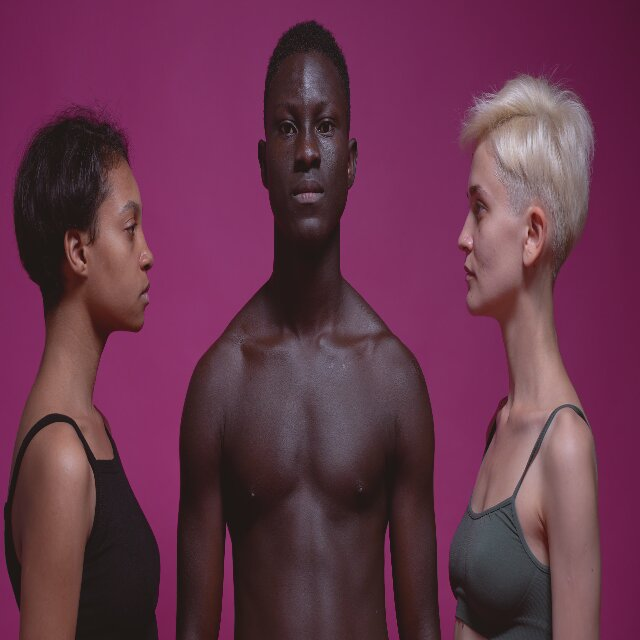
//> input picture test1/frames/frame_00019.jpg, 640 x 640 px; its folder holds only this picture in this run
$ ./main   (built with g++ and OpenCV 4)
//> lines starting //> are read from the running program, lines starting //| are printed output that depends on the picture
#include <opencv2/opencv.hpp>
#include <opencv2/objdetect.hpp>
#include <opencv2/imgproc.hpp>
#include <opencv2/highgui.hpp>
#include <iostream>
#include <string>
#include <vector>
#include <algorithm>
#include <filesystem>
#include <iomanip>
#include <sstream>

namespace fs = std::filesystem;

struct Config {
    std::string framesDir   = "frames";
    std::string outputDir   = "output";
    std::string frontalPath = "data/haarcascade_frontalface_default.xml";
    std::string profilePath = "data/haarcascade_profileface.xml";

    // Tighter detection — reduces false positives
    double scaleFactor    = 1.1;
    int    minNeighbors   = 6;    // raised from 4 → fewer false positives
    int    minFaceSize    = 40;   // raised from 20 → ignore tiny false detections
    int    maxFaceSize    = 500;
    int    maxFacesPerFrame = 3;  // hard cap matching your video

    // Quality filters
    double blurThreshold  = 80.0;
    double nmsIOUThreshold = 0.25; // tighter NMS

    int paddingPercent    = 10;

    // Only try 3 angles instead of 5 — reduces false rotation detections
    std::vector<int> rotationAngles = {0, -20, 20};
};

std::vector<fs::path> getJpegFiles(const std::string& dir) {
//> called with dir = "frames"
    std::vector<fs::path> files;
    if (!fs::exists(dir)) return files;
    for (const auto& entry : fs::directory_iterator(dir)) {
        std::string ext = entry.path().extension().string();
        std::transform(ext.begin(), ext.end(), ext.begin(), ::tolower);
        if (ext == ".jpg" || ext == ".jpeg")
            files.push_back(entry.path());
    }
    std::sort(files.begin(), files.end());
    return files;
}

double computeBlurScore(const cv::Mat& gray) {
    cv::Mat lap;
    cv::Laplacian(gray, lap, CV_64F);
    cv::Scalar mean, stddev;
    cv::meanStdDev(lap, mean, stddev);
    return stddev[0] * stddev[0];
}

cv::Mat applyCLAHE(const cv::Mat& gray) {
    auto clahe = cv::createCLAHE(2.0, cv::Size(8, 8));
    cv::Mat enhanced;
    clahe->apply(gray, enhanced);
    return enhanced;
}

double computeIoU(const cv::Rect& a, const cv::Rect& b) {
    cv::Rect intersection = a & b;
    if (intersection.area() == 0) return 0.0;
    double unionArea = a.area() + b.area() - intersection.area();
    return (double)intersection.area() / unionArea;
}

std::vector<cv::Rect> applyNMS(std::vector<cv::Rect> rects, double iouThresh) {
    std::sort(rects.begin(), rects.end(), [](const cv::Rect& a, const cv::Rect& b) {
        return a.area() > b.area();
    });
    std::vector<bool> suppressed(rects.size(), false);
    std::vector<cv::Rect> result;
    for (size_t i = 0; i < rects.size(); i++) {
        if (suppressed[i]) continue;
        result.push_back(rects[i]);
        for (size_t j = i + 1; j < rects.size(); j++) {
            if (!suppressed[j] && computeIoU(rects[i], rects[j]) > iouThresh)
                suppressed[j] = true;
        }
    }
    return result;
}

cv::Mat rotateImage(const cv::Mat& src, double angle) {
    if (angle == 0) return src;
    cv::Point2f center(src.cols / 2.0f, src.rows / 2.0f);
    cv::Mat rot = cv::getRotationMatrix2D(center, angle, 1.0);
    cv::Mat dst;
    cv::warpAffine(src, dst, rot, src.size(), cv::INTER_LINEAR,
                   cv::BORDER_CONSTANT, cv::Scalar(128));
    return dst;
}

cv::Rect rotateRect(const cv::Rect& r, double angle, cv::Size imgSize) {
    if (angle == 0) return r;
    cv::Point2f center(imgSize.width / 2.0f, imgSize.height / 2.0f);
    cv::Mat rot = cv::getRotationMatrix2D(center, -angle, 1.0);
    std::vector<cv::Point2f> corners = {
        {(float)r.x,            (float)r.y},
        {(float)(r.x+r.width),  (float)r.y},
        {(float)r.x,            (float)(r.y+r.height)},
        {(float)(r.x+r.width),  (float)(r.y+r.height)}
    };
    std::vector<cv::Point2f> transformed;
    cv::transform(corners, transformed, rot);
    float minX = std::min({transformed[0].x,transformed[1].x,transformed[2].x,transformed[3].x});
    float minY = std::min({transformed[0].y,transformed[1].y,transformed[2].y,transformed[3].y});
    float maxX = std::max({transformed[0].x,transformed[1].x,transformed[2].x,transformed[3].x});
    float maxY = std::max({transformed[0].y,transformed[1].y,transformed[2].y,transformed[3].y});
    return cv::Rect((int)minX,(int)minY,(int)(maxX-minX),(int)(maxY-minY));
}

cv::Rect safePaddedRect(const cv::Rect& face, int padPct, int imgW, int imgH) {
    int px = (int)(face.width  * padPct / 100.0);
    int py = (int)(face.height * padPct / 100.0);
    int x  = std::max(0, face.x - px);
    int y  = std::max(0, face.y - py);
    int w  = std::min(imgW - x, face.width  + 2 * px);
    int h  = std::min(imgH - y, face.height + 2 * py);
    return cv::Rect(x, y, w, h);
}

// Confidence score = area * neighbors proxy (larger face = more confident)
std::vector<cv::Rect> keepTopN(std::vector<cv::Rect> rects, int n) {
    if ((int)rects.size() <= n) return rects;
    // Sort by area descending — larger detections = more confident
    std::sort(rects.begin(), rects.end(), [](const cv::Rect& a, const cv::Rect& b) {
        return a.area() > b.area();
    });
    rects.resize(n);
    return rects;
}

std::vector<cv::Rect> detectAllFaces(
    const cv::Mat& gray,
    cv::CascadeClassifier& frontal,
    cv::CascadeClassifier& profile,
    const Config& cfg)
{
    std::vector<cv::Rect> allFaces;

    for (int angle : cfg.rotationAngles) {
        cv::Mat rotGray  = rotateImage(gray, angle);
        cv::Mat enhanced = applyCLAHE(rotGray);

        // Frontal
        std::vector<cv::Rect> frontalFaces;
        frontal.detectMultiScale(enhanced, frontalFaces,
            cfg.scaleFactor, cfg.minNeighbors, 0,
            cv::Size(cfg.minFaceSize, cfg.minFaceSize),
            cv::Size(cfg.maxFaceSize, cfg.maxFaceSize));

        // Left profile
        std::vector<cv::Rect> leftProfile;
        profile.detectMultiScale(enhanced, leftProfile,
            cfg.scaleFactor, cfg.minNeighbors, 0,
            cv::Size(cfg.minFaceSize, cfg.minFaceSize),
            cv::Size(cfg.maxFaceSize, cfg.maxFaceSize));

        // Right profile (flip)
        cv::Mat flipped;
        cv::flip(enhanced, flipped, 1);
        std::vector<cv::Rect> rightProfile;
        profile.detectMultiScale(flipped, rightProfile,
            cfg.scaleFactor, cfg.minNeighbors, 0,
            cv::Size(cfg.minFaceSize, cfg.minFaceSize),
            cv::Size(cfg.maxFaceSize, cfg.maxFaceSize));

        for (auto& r : rightProfile)
            r.x = gray.cols - r.x - r.width;

        for (auto& r : frontalFaces) allFaces.push_back(rotateRect(r, angle, gray.size()));
        for (auto& r : leftProfile)  allFaces.push_back(rotateRect(r, angle, gray.size()));
        for (auto& r : rightProfile) allFaces.push_back(rotateRect(r, angle, gray.size()));
    }

    // NMS to remove overlaps
    allFaces = applyNMS(allFaces, cfg.nmsIOUThreshold);

    // Remove out-of-bounds
    std::vector<cv::Rect> valid;
    cv::Rect imgBounds(0, 0, gray.cols, gray.rows);
    for (const auto& r : allFaces) {
        cv::Rect clamped = r & imgBounds;
        if (clamped.width  > cfg.minFaceSize &&
            clamped.height > cfg.minFaceSize)
            valid.push_back(clamped);
    }

    // Hard cap: keep only top N by face area
    valid = keepTopN(valid, cfg.maxFacesPerFrame);

    return valid;
}

int main(int argc, char* argv[]) {
    Config cfg;
    if (argc > 1) cfg.framesDir   = argv[1];
    if (argc > 2) cfg.outputDir   = argv[2];
    if (argc > 3) cfg.frontalPath = argv[3];
    if (argc > 4) cfg.profilePath = argv[4];

    std::cout << "========================================\n";
    std::cout << "   Production Face Detection App\n";
    std::cout << "   Max faces per frame: " << cfg.maxFacesPerFrame << "\n";
    std::cout << "========================================\n";

    cv::CascadeClassifier frontalCascade, profileCascade;
    if (!frontalCascade.load(cfg.frontalPath)) {
        std::cerr << "[ERROR] Frontal cascade not found\n"; return -1;
    }
    if (!profileCascade.load(cfg.profilePath)) {
        std::cerr << "[ERROR] Profile cascade not found\n"; return -1;
    }
    std::cout << "[OK] Cascades loaded\n";

    auto frameFiles = getJpegFiles(cfg.framesDir);
    if (frameFiles.empty()) {
        std::cerr << "[ERROR] No frames in: " << cfg.framesDir << "\n"; return -1;
    }
    std::cout << "[OK] Found " << frameFiles.size() << " frames\n";
    fs::create_directories(cfg.outputDir);

    int totalFrames=0, skippedBlurry=0, skippedCorrupt=0;
    int framesWithFaces=0, totalFaces=0;

    for (const auto& framePath : frameFiles) {
        totalFrames++;

        cv::Mat img = cv::imread(framePath.string());
//> img is the input picture: 640 rows x 640 cols, CV_8UC3; mean B, G, R 75.6, 52.7, 102.6
        if (img.empty()) {
            std::cerr << "[WARN] Corrupt frame: " << framePath.filename() << "\n";
            skippedCorrupt++;
            continue;
        }

        cv::Mat gray;
        cv::cvtColor(img, gray, cv::COLOR_BGR2GRAY);
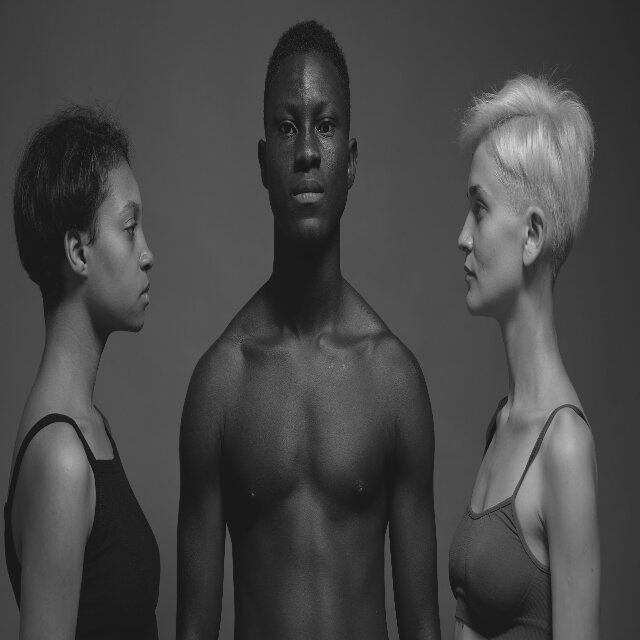
//> gray: 640 rows x 640 cols, CV_8UC1; min 11, max 214, mean 70.2

        double blurScore = computeBlurScore(gray);
//> in computeBlurScore, `cv::Laplacian(gray, lap, CV_64F);`:
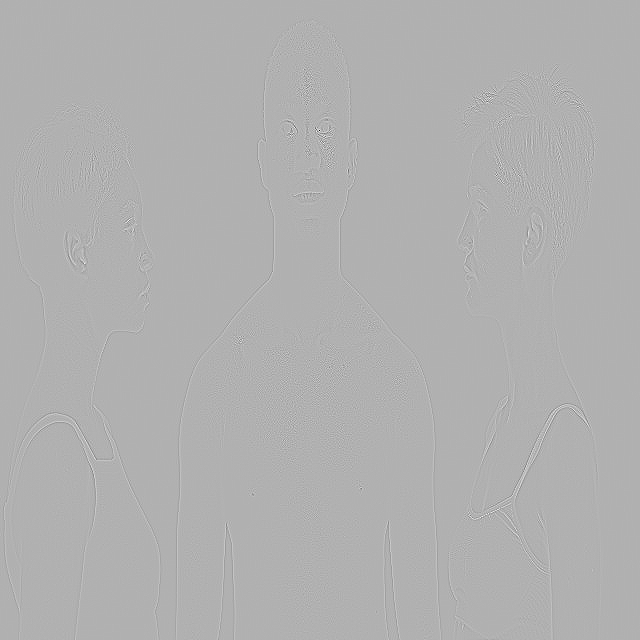
//> lap: 640 rows x 640 cols, CV_64FC1; min -476, max 210, mean 0; drawn with min black and max white
//> in computeBlurScore, `cv::meanStdDev(lap, mean, stddev);`: mean = Scalar(-0.000591); stddev = Scalar(12.09)
//> blurScore = 146.1
        if (blurScore < cfg.blurThreshold) {
            std::cout << "[Frame " << std::setw(5) << totalFrames << "] "
                      << framePath.filename().string()
                      << " -> SKIPPED (blurry: " << std::fixed
                      << std::setprecision(1) << blurScore << ")\n";
            skippedBlurry++;
            continue;
        }

        std::vector<cv::Rect> faces = detectAllFaces(gray, frontalCascade,
                                                      profileCascade, cfg);
//> the loop in detectAllFaces, `for (int angle : cfg.rotationAngles)` made 3 passes
//> rightProfile on pass 1: 1 Rect (x, y, width, height): [463, 189, 109, 109]
//> pass 1, in applyCLAHE, `clahe->apply(gray, enhanced);`:
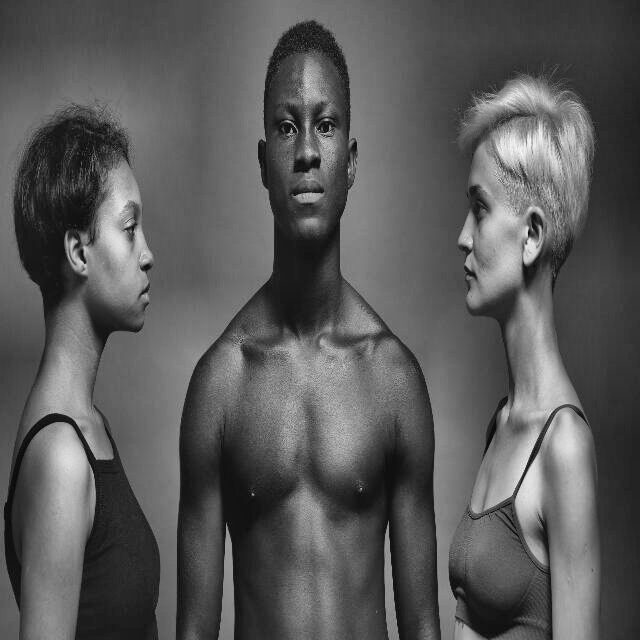
//> enhanced: 640 rows x 640 cols, CV_8UC1; min 5, max 244, mean 89.7
//> pass 1, in detectAllFaces, `cv::flip(enhanced, flipped, 1);`:
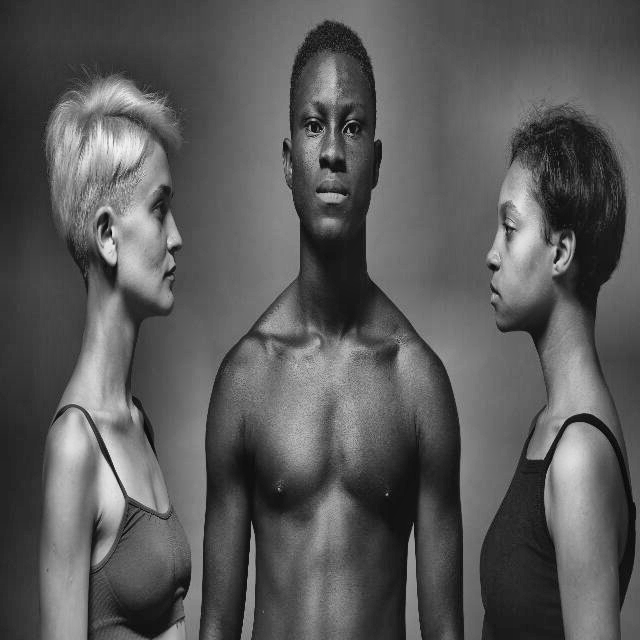
//> flipped: 640 rows x 640 cols, CV_8UC1; min 5, max 244, mean 89.7
//> pass 2, in applyCLAHE (call 2), `clahe->apply(gray, enhanced);`:
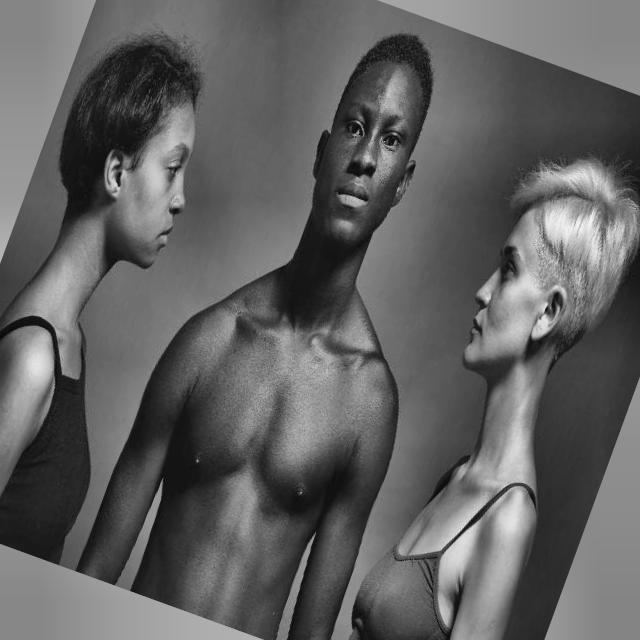
//> enhanced: 640 rows x 640 cols, CV_8UC1; min 8, max 243, mean 96.8
//> after the loop in detectAllFaces, `for (int angle : cfg.rotationAngles)`: allFaces = 4 Rects (x, y, width, height): [254, 84, 109, 109], [454, 66, 158, 158], [68, 189, 109, 109], [199, -28, 324, 324]
//> in applyNMS, `std::sort(rects.begin(), rects.end(), [](const cv::Rect& a, const cv::..`: rects = 4 Rects (x, y, width, height): [199, -28, 324, 324], [454, 66, 158, 158], [254, 84, 109, 109], [68, 189, 109, 109]
//> the loop in applyNMS, `for (size_t i = 0; i < rects.size(); i++)` made 4 passes
//> in detectAllFaces, `allFaces = applyNMS(allFaces, cfg.nmsIOUThreshold);`: allFaces has the same summary as rects in applyNMS
//> the loop in detectAllFaces, `for (const auto& r : allFaces)` made 4 passes
//> in keepTopN, `rects.resize(n);`: rects = 3 Rects (x, y, width, height): [199, 0, 324, 296], [454, 66, 158, 158], [254, 84, 109, 109]
//> in detectAllFaces, `valid = keepTopN(valid, cfg.maxFacesPerFrame);`: valid has the same summary as rects in keepTopN
//> faces has the same summary as rects in keepTopN

        std::cout << "[Frame " << std::setw(5) << totalFrames << "] "
                  << framePath.filename().string()
                  << " -> " << faces.size() << " face(s)"
                  << " [blur:" << std::fixed << std::setprecision(0)
                  << blurScore << "]";
//| [Frame     1] frame_00019.jpg -> 3 face(s) [blur:146]

        if (faces.empty()) { std::cout << "\n"; continue; }

        framesWithFaces++;
        std::string frameFolder = cfg.outputDir + "/frame_" +
                                  std::to_string(totalFrames);
//> frameFolder = "output/frame_1"
        fs::create_directories(frameFolder);

        int faceNum = 1;
        for (const auto& faceRect : faces) {
            cv::Rect padded = safePaddedRect(faceRect, cfg.paddingPercent,
                                             img.cols, img.rows);
            if (padded.width <= 0 || padded.height <= 0) continue;

            cv::Mat faceROI = img(padded);
            std::string outPath = frameFolder + "/face_" +
                                  std::to_string(faceNum) + ".jpg";
            try {
                if (cv::imwrite(outPath, faceROI, {cv::IMWRITE_JPEG_QUALITY, 95}))
                { faceNum++; totalFaces++; }
                else
                    std::cerr << "[WARN] Failed to write: " << outPath << "\n";
            } catch (const cv::Exception& e) {
                std::cerr << "[ERROR] imwrite: " << e.what() << "\n";
            }
        }
//> this loop made 3 passes
//> (faceRect, px in safePaddedRect, py in safePaddedRect, x in safePaddedRect, y in safePaddedRect, w in safePaddedRect, h in safePaddedRect, outPath) on passes 1 to 3: (Rect(199, 0, 324, 296), 32, 29, 167, 0, 388, 354, "output/frame_1/face_1.jpg"), (Rect(454, 66, 158, 158), 15, 15, 439, 51, 188, 188, "output/frame_1/face_2.jpg"), (Rect(254, 84, 109, 109), 10, 10, 244, 74, 129, 129, "output/frame_1/face_3.jpg")
//> pass 1, `cv::Mat faceROI = img(padded);`:
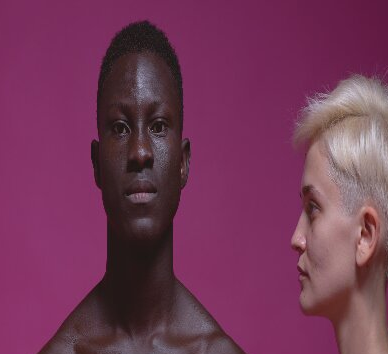
//> faceROI: 354 rows x 388 cols, CV_8UC3; mean B, G, R 87.1, 55.8, 115
//> pass 3, `cv::Mat faceROI = img(padded);`:
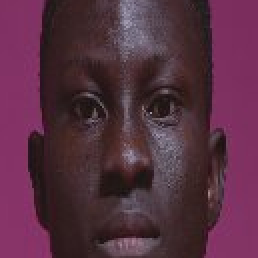
//> faceROI: 129 rows x 129 cols, CV_8UC3 (shown 2 times larger); mean B, G, R 65.8, 47.2, 86.6
//> after the loop, faceNum = 4; totalFaces = 3
        std::cout << " -> Saved " << (faceNum-1)
                  << " crops to " << frameFolder << "\n";
//|  -> Saved 3 crops to output/frame_1
    }

    std::cout << "\n========================================\n";
    std::cout << "           PROCESSING COMPLETE\n";
    std::cout << "========================================\n";
    std::cout << "Total frames        : " << totalFrames    << "\n";
    std::cout << "Skipped (corrupt)   : " << skippedCorrupt << "\n";
    std::cout << "Skipped (blurry)    : " << skippedBlurry  << "\n";
    std::cout << "Frames with faces   : " << framesWithFaces << "\n";
    std::cout << "Total faces saved   : " << totalFaces      << "\n";
//| Total faces saved   : 3
    std::cout << "Output directory    : " << cfg.outputDir   << "\n";
//| Output directory    : output
    std::cout << "========================================\n";
    return 0;
}

$ run again, on test1/frames/frame_00077.jpg
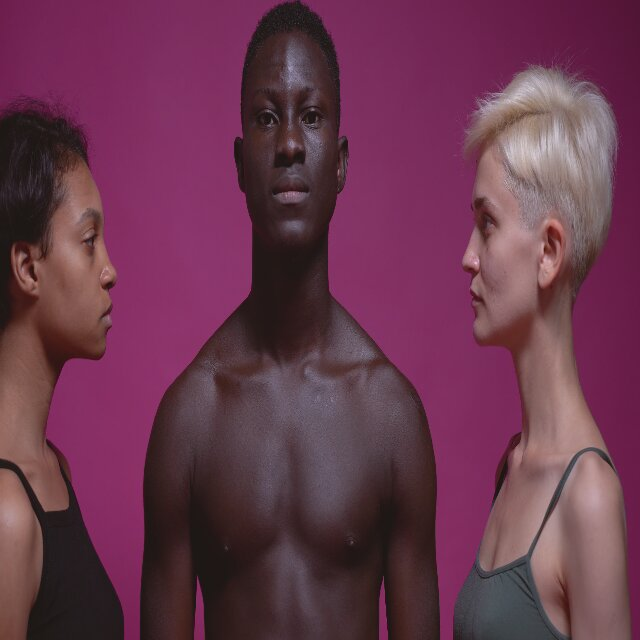
//> input picture test1/frames/frame_00077.jpg, 640 x 640 px
//> img is the input picture: 640 rows x 640 cols, CV_8UC3; mean B, G, R 78.2, 55.9, 105
//> mean = Scalar(0.000654); stddev = Scalar(10.1)
//> blurScore = 102
//> the loop in detectAllFaces, `for (int angle : cfg.rotationAngles)` made 3 passes
//> rightProfile on pass 1: 1 Rect (x, y, width, height): [495, 193, 124, 124]
//> pass 1, in detectAllFaces, `cv::flip(enhanced, flipped, 1);`:
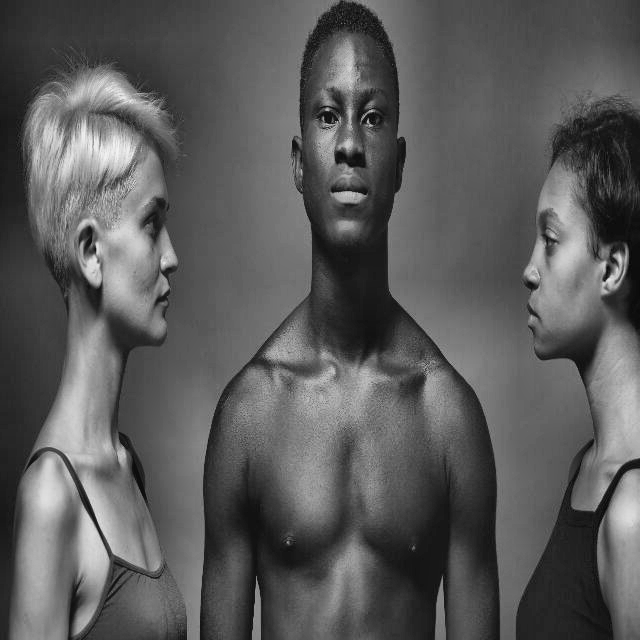
//> flipped: 640 rows x 640 cols, CV_8UC1; min 6, max 244, mean 90.6
//> after the loop in detectAllFaces, `for (int angle : cfg.rotationAngles)`: allFaces = 4 Rects (x, y, width, height): [496, 426, 117, 117], [225, 66, 131, 131], [462, 57, 171, 171], [21, 193, 124, 124]
//> in applyNMS, `std::sort(rects.begin(), rects.end(), [](const cv::Rect& a, const cv::..`: rects = 4 Rects (x, y, width, height): [462, 57, 171, 171], [225, 66, 131, 131], [21, 193, 124, 124], [496, 426, 117, 117]
//> the loop in applyNMS, `for (size_t i = 0; i < rects.size(); i++)` made 4 passes
//> in detectAllFaces, `allFaces = applyNMS(allFaces, cfg.nmsIOUThreshold);`: allFaces has the same summary as rects in applyNMS
//> the loop in detectAllFaces, `for (const auto& r : allFaces)` made 4 passes
//> in keepTopN, `rects.resize(n);`: rects = 3 Rects (x, y, width, height): [462, 57, 171, 171], [225, 66, 131, 131], [21, 193, 124, 124]
//> valid has the same summary as rects in keepTopN
//> faces has the same summary as rects in keepTopN
//| [Frame     1] frame_00077.jpg -> 3 face(s) [blur:102]
//> frameFolder = "output/frame_1"
//> the loop `for (const auto& faceRect : faces)` made 3 passes
//> (faceRect, px in safePaddedRect, py in safePaddedRect, x in safePaddedRect, y in safePaddedRect, w in safePaddedRect, h in safePaddedRect, outPath) on passes 1 to 3: (Rect(462, 57, 171, 171), 17, 17, 445, 40, 195, 205, "output/frame_1/face_1.jpg"), (Rect(225, 66, 131, 131), 13, 13, 212, 53, 157, 157, "output/frame_1/face_2.jpg"), (Rect(21, 193, 124, 124), 12, 12, 9, 181, 148, 148, "output/frame_1/face_3.jpg")
//> pass 3, `cv::Mat faceROI = img(padded);`:
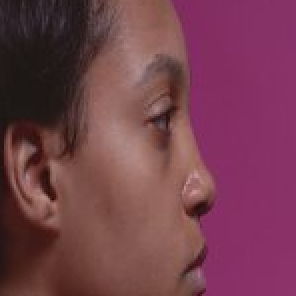
//> faceROI: 148 rows x 148 cols, CV_8UC3 (shown 2 times larger); mean B, G, R 77.7, 63, 116.4
//> after the loop `for (const auto& faceRect : faces)`: faceNum = 4; totalFaces = 3
//|  -> Saved 3 crops to output/frame_1
//| Total faces saved   : 3
//| Output directory    : output
